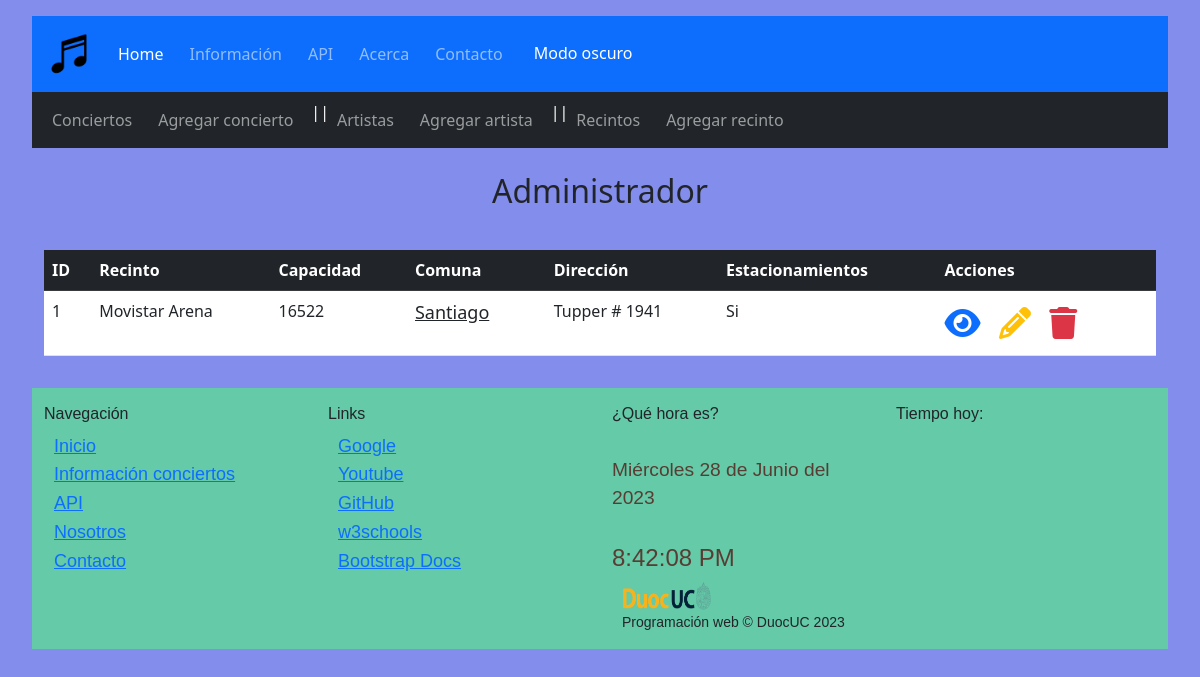
Page /crud/recintos/ on the earlier database version.
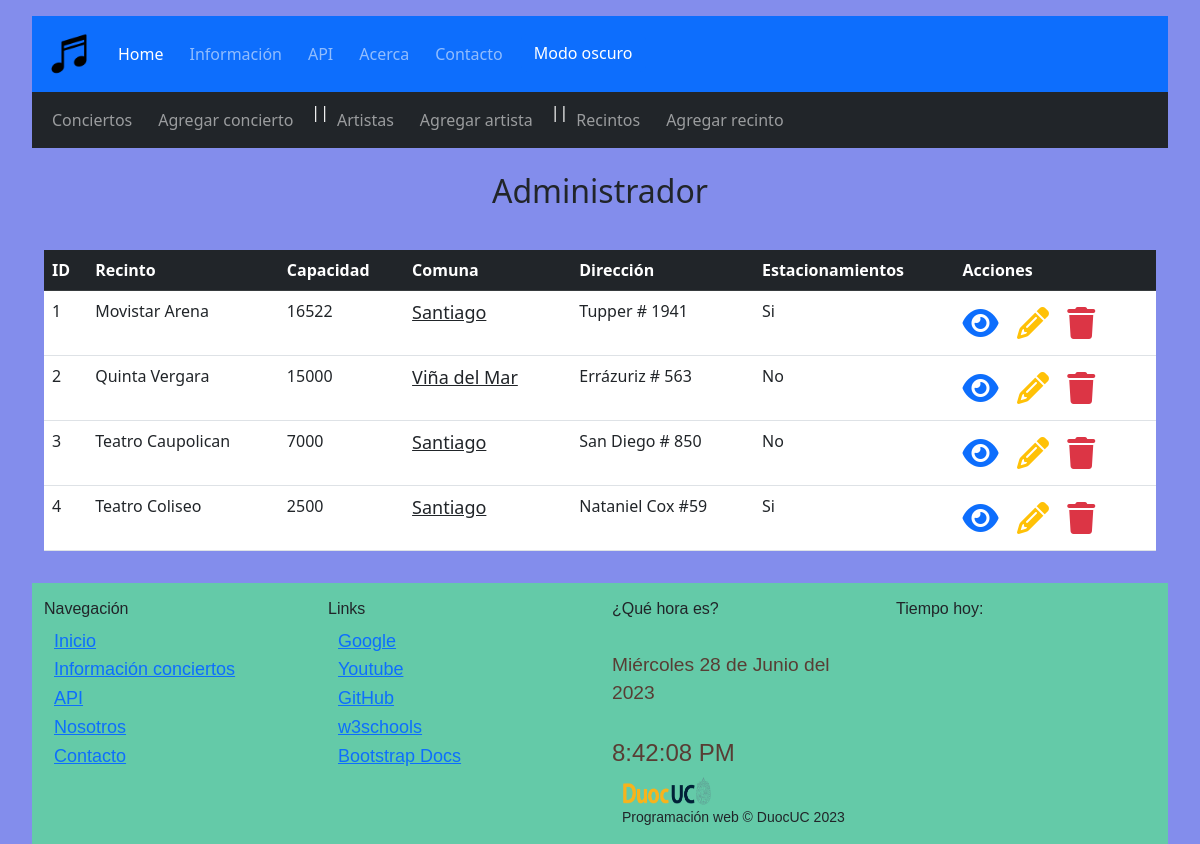
Same page on the later database version.
### crud/models.py (models this page shows, shortened)
class Recinto(models.Model):
    idRecinto = models.AutoField(primary_key=True, verbose_name='idRecinto')
    nomRecinto = models.CharField(verbose_name='Recinto', max_length=80)
    capacidad = models.IntegerField(verbose_name='Capacidad')
    comuna = models.CharField(verbose_name='Comuna', max_length=50)
    direccion = models.CharField(verbose_name='Dirección', max_length=250)
    estacionamiento = models.CharField(verbose_name='Estacionamiento', max_length=3)

### crud/views.py (the view)
# urls.py: path('recintos/', lista_recintos, name='recintos'),
def lista_recintos(request):
    context = {'recinto': Recinto.objects.all()}
    return render(request,'crud/recintos.html',context)

### crud/templates/crud/recintos.html (shortened to what this page needs)
{% extends 'crud/base.html' %}
{% load static %}
{% block first_content %}
<div class="container my-2 py-3 text-dark text-center rounded">
    <h2>Administrador</h2>
</div>
{% endblock %}
{% block second_content %}
<div class="container-fluid my-2">
    <div class="table-responsive">
        <table class="table">
            <thead class="table-dark">
                <tr>
                    <th>ID</th>
                    <th>Recinto</th>
                    <th>Capacidad</th>
                    <th>Comuna</th>
                    <th>Dirección</th>
                    <th>Estacionamientos</th>
                    <th>Acciones</th>
                </tr>
            </thead>
            <tbody>
                {% for r in recinto %}
                <tr>
                    <td>{{r.idRecinto}}</td>
                    <td>{{r.nomRecinto}}</td>
                    <td>{{r.capacidad}}</td>
                    <td><a class=" text-dark" href="recintos/comuna/{{r.comuna}}">{{r.comuna}}</td>
                    <td>{{r.direccion}}</td>
                    <td>{{r.estacionamiento}}</td>
                    <td>
                        <a class="text-decoration-none" href="{% url 'recintos-info' recinto_id=r.idRecinto %}">
                            <span class="text-primary fs-2">
                                <i class="fa-solid fa-eye"></i>
                            </span>
                        </a>
                        <a class="text-decoration-none" href="{% url 'recintos-editar' recinto_id=r.idRecinto %}">
                            <span class="text-warning fs-2">
                                <i class="fa-solid fa-pencil"></i>
                            </span>
                        </a>
                        <a class="text-decoration-none" href="{% url 'recintos-borrar' recinto_id=r.idRecinto %}">
                            <span class="text-danger fs-2">
                                <i class="fa-solid fa-trash"></i>
                            </span>
                        </a>
                    </td>
                </tr>
                {% endfor %}
            </tbody>
        </table>
    </div>
</div>
{% endblock %}

Differences in the rows shown:
added Recinto: idRecinto "2", nomRecinto "Quinta Vergara", capacidad "15000", comuna "Viña del Mar", direccion "Errázuriz # 563", estacionamiento "No"
added Recinto: idRecinto "3", nomRecinto "Teatro Caupolican", capacidad "7000", comuna "Santiago", direccion "San Diego # 850", estacionamiento "No"
added Recinto: idRecinto "4", nomRecinto "Teatro Coliseo", capacidad "2500", comuna "Santiago", direccion "Nataniel Cox #59", estacionamiento "Si"
